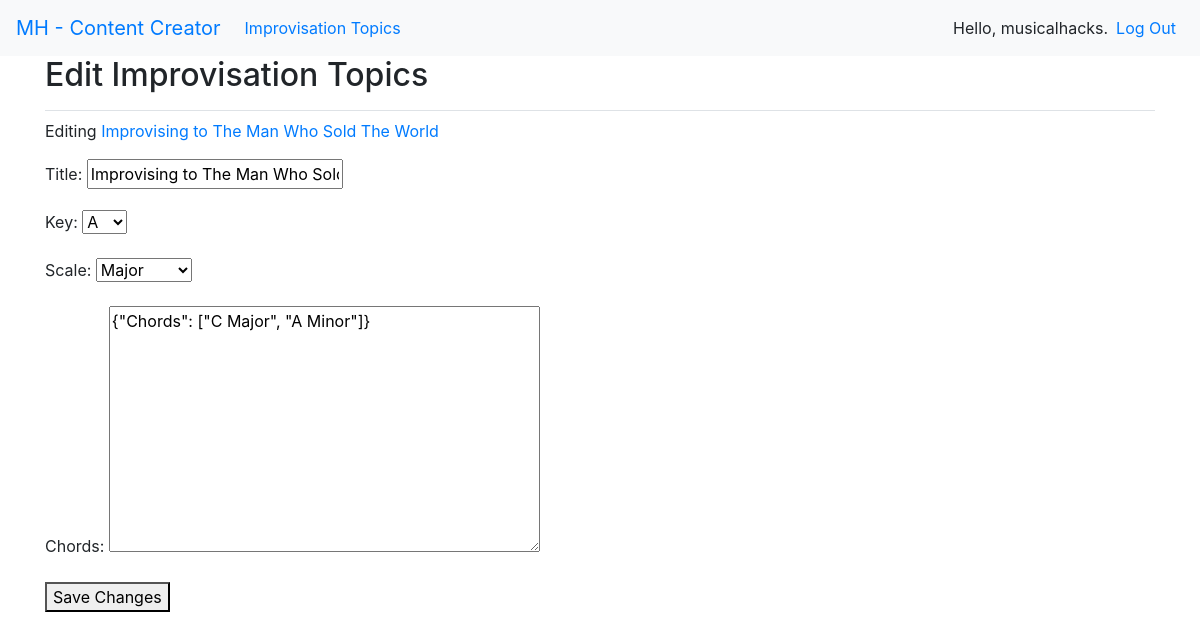
/edit_topic/2/ (signed in), run on an earlier commit of the app's database.
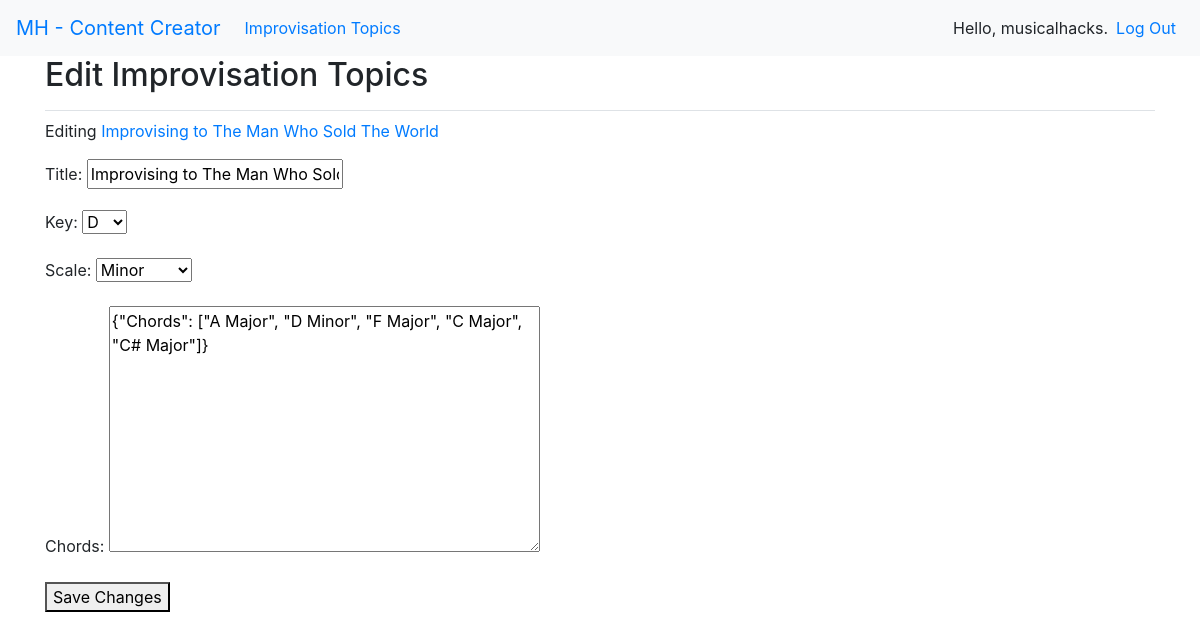
And on a later commit of the database.
### contents/models.py (models this page shows)
class ImprovisationTopic(models.Model):
	title = models.CharField(max_length=500)
	key = models.CharField(max_length=500, choices=keys, default='C Major')
	scale = models.CharField(max_length=500, choices=scales, default='Major')
	chords = JSONField()
	date_added = models.DateTimeField(auto_now_add=True)
	owner = models.ForeignKey(User, on_delete=models.CASCADE)
	def __str__(self):
		return self.title

### contents/views.py (the view)
# urls.py: path('edit_topic/<int:topic_id>/', views.edit_topic, name='edit_topic'),
@login_required
def edit_topic(request, topic_id):
	topic = it.objects.get(id=topic_id)
	if topic.owner != request.user:
		raise Http404
	if request.method != 'POST':
		form = itf(instance=topic)
	else:
		form = itf(instance=topic, data=request.POST)
		if form.is_valid():
			form.save()
			return redirect('contents:imptopic', topic_id=topic.id)
	context = {'topic':topic, 'form': form}
	return render(request, 'contents/edit_topic.html', context)

### contents/forms.py
class ImprovisationTopicForm (forms.ModelForm):
	class Meta:
		model = it
		fields = ['title', 'key','scale','chords']
		labels = {'title': 'Title', 'key': 'Key', 'scale':'Scale','chords':'Chords'}
	def __init__(self, *args, **kwargs):
		super().__init__(*args, **kwargs)
		self.fields['title'].initial = "Improvising to"
		self.fields['chords'].initial = {'Chords':['','']}

### contents/templates/contents/edit_topic.html (shortened to what this page needs)
{% extends "contents/base.html" %}
{% load bootstrap4 %}
{% block page_header %}
<h2> Edit Improvisation Topics</h2>
{% endblock page_header %}
{% block content%}
<p> Editing <a href="{% url 'contents:imptopic' topic.id %}">{{ topic }} </a></p>
<form action="{% url 'contents:edit_topic' topic.id %}" method='POST'>
	{{ form.as_p }}
	<button name='submit'>Save Changes</button>
</form>
{% endblock content%}

What changed in the data, as far as the page shows it:
changed ImprovisationTopic "Improvising to The Man Who Sold The World": key "A" → "D"; scale "Major" → "Minor"; chords "{\"Chords\": [\"C Major\", \"A Minor\"]}" → "{\"Chords\": [\"A Major\", \"D Minor\", \"F Major\", \"C Major\", \"C# Major\"]}"
